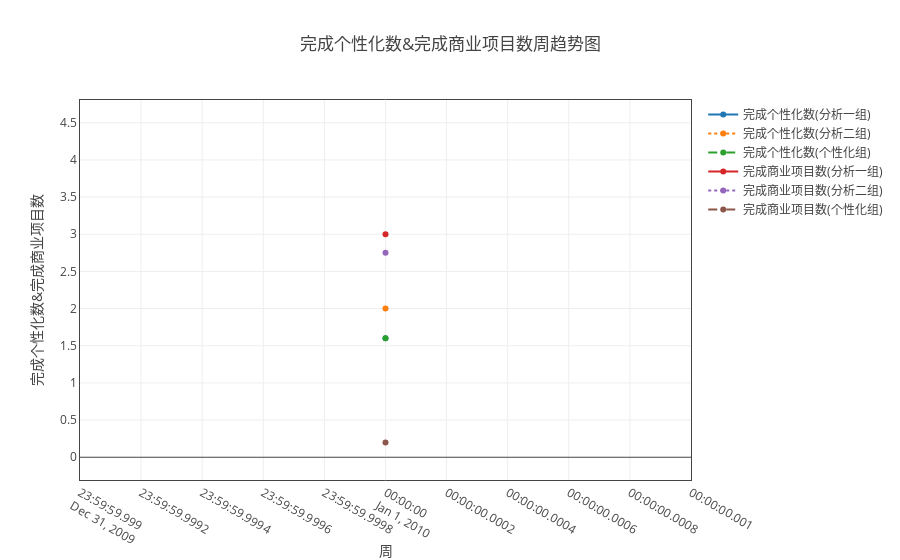

Notebook code cell kept with this figure:
### Markdown cell above
### 各组完成组成比例展示

### Code cell
ss = myModule.format(all_df1 ,"日期（格式“月-周次”）" ,['完成商业项目数','完成个性化数'])
ss.add_group('组别')
ss.get_average_by('人员')
myModule.myPlot(ss.groupby('sum')).plot('line')
#ss = myModule.format(all_df1 ,"month" ,['完成商业项目数','完成个性化数'])
#ss.add_group('组别')
#myModule.myPlot(ss.groupby('sum')).plot('line',"月")

### Figure 1 — Plotly figure (JSON) as saved in the notebook; plotly's stock layout.template omitted (floating-point values rounded to 4 significant figures)
{"data": [{"line": {"dash": "solid"}, "name": "完成个性化数(分析一组)", "type": "scatter", "uid": "68aef4f9-d1af-11e8-8ddb-a41f72875c19", "x": ["10-1", "9-1", "9-2", "9-3", "9-4"], "y": [1.6, 1.25, 1, 0.75, 1]}, {"line": {"dash": "dot"}, "name": "完成个性化数(分析二组)", "type": "scatter", "uid": "68aef4fa-d1af-11e8-8ddb-a41f72875c19", "x": ["10-1", "9-1", "9-2", "9-3", "9-4"], "y": [2, 0.8, 2.1, 2.5, 1]}, {"line": {"dash": "dash"}, "name": "完成个性化数(个性化组)", "type": "scatter", "uid": "68aef4fb-d1af-11e8-8ddb-a41f72875c19", "x": ["10-1", "9-1", "9-2", "9-3", "9-4"], "y": [1.6, 4.5, 3.5, 3.25, 3.5]}, {"line": {"dash": "solid"}, "name": "完成商业项目数(分析一组)", "type": "scatter", "uid": "68aef4fc-d1af-11e8-8ddb-a41f72875c19", "x": ["10-1", "9-1", "9-2", "9-3", "9-4"], "y": [3, 1.5, 2.75, 1.5, 1.5]}, {"line": {"dash": "dot"}, "name": "完成商业项目数(分析二组)", "type": "scatter", "uid": "68aef4fd-d1af-11e8-8ddb-a41f72875c19", "x": ["10-1", "9-1", "9-2", "9-3", "9-4"], "y": [2.75, 2, 2.9, 1.7, 2.2]}, {"line": {"dash": "dash"}, "name": "完成商业项目数(个性化组)", "type": "scatter", "uid": "68aef4fe-d1af-11e8-8ddb-a41f72875c19", "x": ["10-1", "9-1", "9-2", "9-3", "9-4"], "y": [0.2, 0, 0, 0, 0]}], "layout": {"title": "完成个性化数&完成商业项目数周趋势图", "xaxis": {"mirror": "all", "nticks": 20, "showgrid": true, "showline": true, "title": "周", "zeroline": true}, "yaxis": {"mirror": "all", "nticks": 20, "showgrid": true, "showline": true, "title": "完成个性化数&完成商业项目数", "zeroline": true}}}
